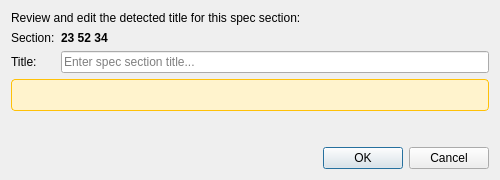
<?xml version="1.0" encoding="UTF-8"?>
<ui version="4.0">
 <class>DetectSectionTitleDialog</class>
 <widget class="QDialog" name="DetectSectionTitleDialog">
  <property name="geometry">
   <rect>
    <x>0</x>
    <y>0</y>
    <width>500</width>
    <height>180</height>
   </rect>
  </property>
  <property name="windowTitle">
   <string>Detect Section Title</string>
  </property>
  <layout class="QVBoxLayout" name="verticalLayout">
   <item>
    <widget class="QLabel" name="instructionLabel">
     <property name="text">
      <string>Review and edit the detected title for this spec section:</string>
     </property>
    </widget>
   </item>
   <item>
    <layout class="QFormLayout" name="formLayout">
     <item row="0" column="0">
      <widget class="QLabel" name="sectionLabel">
       <property name="text">
        <string>Section:</string>
       </property>
      </widget>
     </item>
     <item row="0" column="1">
      <widget class="QLabel" name="sectionValueLabel">
       <property name="text">
        <string>23 52 34</string>
       </property>
       <property name="font">
        <font>
         <weight>75</weight>
         <bold>true</bold>
        </font>
       </property>
      </widget>
     </item>
     <item row="1" column="0">
      <widget class="QLabel" name="titleLabel">
       <property name="text">
        <string>Title:</string>
       </property>
      </widget>
     </item>
     <item row="1" column="1">
      <widget class="QLineEdit" name="titleLineEdit">
       <property name="placeholderText">
        <string>Enter spec section title...</string>
       </property>
      </widget>
     </item>
    </layout>
   </item>
   <item>
    <widget class="QLabel" name="confidenceLabel">
     <property name="text">
      <string/>
     </property>
     <property name="styleSheet">
      <string notr="true">color: #856404; background-color: #fff3cd; border: 1px solid #ffc107; padding: 8px; border-radius: 4px;</string>
     </property>
     <property name="wordWrap">
      <bool>true</bool>
     </property>
     <property name="visible">
      <bool>false</bool>
     </property>
    </widget>
   </item>
   <item>
    <spacer name="verticalSpacer">
     <property name="orientation">
      <enum>Qt::Vertical</enum>
     </property>
     <property name="sizeHint" stdset="0">
      <size>
       <width>20</width>
       <height>40</height>
      </size>
     </property>
    </spacer>
   </item>
   <item>
    <widget class="QDialogButtonBox" name="buttonBox">
     <property name="orientation">
      <enum>Qt::Horizontal</enum>
     </property>
     <property name="standardButtons">
      <set>QDialogButtonBox::Cancel|QDialogButtonBox::Ok</set>
     </property>
    </widget>
   </item>
  </layout>
 </widget>
 <resources/>
 <connections>
  <connection>
   <sender>buttonBox</sender>
   <signal>accepted()</signal>
   <receiver>DetectSectionTitleDialog</receiver>
   <slot>accept()</slot>
   <hints>
    <hint type="sourcelabel">
     <x>248</x>
     <y>254</y>
    </hint>
    <hint type="destinationlabel">
     <x>157</x>
     <y>274</y>
    </hint>
   </hints>
  </connection>
  <connection>
   <sender>buttonBox</sender>
   <signal>rejected()</signal>
   <receiver>DetectSectionTitleDialog</receiver>
   <slot>reject()</slot>
   <hints>
    <hint type="sourcelabel">
     <x>316</x>
     <y>260</y>
    </hint>
    <hint type="destinationlabel">
     <x>286</x>
     <y>274</y>
    </hint>
   </hints>
  </connection>
 </connections>
</ui>
